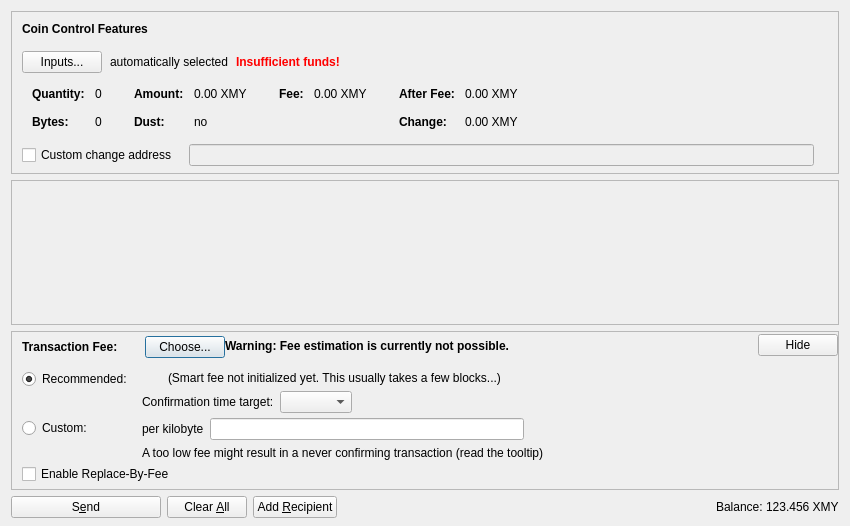
<?xml version="1.0" encoding="UTF-8"?>
<ui version="4.0">
 <class>SendCoinsDialog</class>
 <widget class="QDialog" name="SendCoinsDialog">
  <property name="geometry">
   <rect>
    <x>0</x>
    <y>0</y>
    <width>850</width>
    <height>526</height>
   </rect>
  </property>
  <property name="windowTitle">
   <string>Send Coins</string>
  </property>
  <layout class="QVBoxLayout" name="verticalLayout" stretch="0,1,0,0">
   <property name="bottomMargin">
    <number>8</number>
   </property>
   <item>
    <widget class="QFrame" name="frameCoinControl">
     <property name="sizePolicy">
      <sizepolicy hsizetype="Expanding" vsizetype="Expanding">
       <horstretch>0</horstretch>
       <verstretch>0</verstretch>
      </sizepolicy>
     </property>
     <property name="maximumSize">
      <size>
       <width>16777215</width>
       <height>16777215</height>
      </size>
     </property>
     <property name="frameShape">
      <enum>QFrame::StyledPanel</enum>
     </property>
     <property name="frameShadow">
      <enum>QFrame::Sunken</enum>
     </property>
     <layout class="QVBoxLayout" name="verticalLayoutCoinControl2">
      <property name="spacing">
       <number>0</number>
      </property>
      <property name="leftMargin">
       <number>0</number>
      </property>
      <property name="topMargin">
       <number>0</number>
      </property>
      <property name="rightMargin">
       <number>0</number>
      </property>
      <property name="bottomMargin">
       <number>6</number>
      </property>
      <item>
       <layout class="QVBoxLayout" name="verticalLayoutCoinControl" stretch="0,0,0,0,1">
        <property name="spacing">
         <number>0</number>
        </property>
        <property name="leftMargin">
         <number>10</number>
        </property>
        <property name="topMargin">
         <number>10</number>
        </property>
        <item>
         <layout class="QHBoxLayout" name="horizontalLayoutCoinControl1">
          <property name="bottomMargin">
           <number>15</number>
          </property>
          <item>
           <widget class="QLabel" name="labelCoinControlFeatures">
            <property name="sizePolicy">
             <sizepolicy hsizetype="Preferred" vsizetype="Maximum">
              <horstretch>0</horstretch>
              <verstretch>0</verstretch>
             </sizepolicy>
            </property>
            <property name="font">
             <font>
              <weight>75</weight>
              <bold>true</bold>
             </font>
            </property>
            <property name="styleSheet">
             <string notr="true">font-weight:bold;</string>
            </property>
            <property name="text">
             <string>Coin Control Features</string>
            </property>
           </widget>
          </item>
         </layout>
        </item>
        <item>
         <layout class="QHBoxLayout" name="horizontalLayoutCoinControl2" stretch="0,0,0,0">
          <property name="spacing">
           <number>8</number>
          </property>
          <property name="bottomMargin">
           <number>10</number>
          </property>
          <item>
           <widget class="QPushButton" name="pushButtonCoinControl">
            <property name="styleSheet">
             <string notr="true"/>
            </property>
            <property name="text">
             <string>Inputs...</string>
            </property>
            <property name="autoDefault">
             <bool>false</bool>
            </property>
           </widget>
          </item>
          <item>
           <widget class="QLabel" name="labelCoinControlAutomaticallySelected">
            <property name="text">
             <string>automatically selected</string>
            </property>
            <property name="margin">
             <number>5</number>
            </property>
           </widget>
          </item>
          <item>
           <widget class="QLabel" name="labelCoinControlInsuffFunds">
            <property name="font">
             <font>
              <weight>75</weight>
              <bold>true</bold>
             </font>
            </property>
            <property name="styleSheet">
             <string notr="true">color:red;font-weight:bold;</string>
            </property>
            <property name="text">
             <string>Insufficient funds!</string>
            </property>
            <property name="margin">
             <number>5</number>
            </property>
           </widget>
          </item>
          <item>
           <spacer name="horizontalSpacerCoinControl">
            <property name="orientation">
             <enum>Qt::Horizontal</enum>
            </property>
            <property name="sizeHint" stdset="0">
             <size>
              <width>40</width>
              <height>1</height>
             </size>
            </property>
           </spacer>
          </item>
         </layout>
        </item>
        <item>
         <widget class="QWidget" name="widgetCoinControl" native="true">
          <property name="sizePolicy">
           <sizepolicy hsizetype="Preferred" vsizetype="Preferred">
            <horstretch>0</horstretch>
            <verstretch>0</verstretch>
           </sizepolicy>
          </property>
          <property name="minimumSize">
           <size>
            <width>0</width>
            <height>0</height>
           </size>
          </property>
          <property name="styleSheet">
           <string notr="true"/>
          </property>
          <layout class="QHBoxLayout" name="horizontalLayoutCoinControl5">
           <property name="leftMargin">
            <number>0</number>
           </property>
           <property name="topMargin">
            <number>0</number>
           </property>
           <property name="rightMargin">
            <number>0</number>
           </property>
           <property name="bottomMargin">
            <number>0</number>
           </property>
           <item>
            <layout class="QHBoxLayout" name="horizontalLayoutCoinControl3" stretch="0,0,0,1">
             <property name="spacing">
              <number>20</number>
             </property>
             <property name="topMargin">
              <number>0</number>
             </property>
             <property name="bottomMargin">
              <number>10</number>
             </property>
             <item>
              <layout class="QFormLayout" name="formLayoutCoinControl1">
               <property name="horizontalSpacing">
                <number>10</number>
               </property>
               <property name="verticalSpacing">
                <number>14</number>
               </property>
               <property name="leftMargin">
                <number>10</number>
               </property>
               <property name="topMargin">
                <number>4</number>
               </property>
               <property name="rightMargin">
                <number>6</number>
               </property>
               <item row="0" column="0">
                <widget class="QLabel" name="labelCoinControlQuantityText">
                 <property name="font">
                  <font>
                   <weight>75</weight>
                   <bold>true</bold>
                  </font>
                 </property>
                 <property name="text">
                  <string>Quantity:</string>
                 </property>
                 <property name="margin">
                  <number>0</number>
                 </property>
                </widget>
               </item>
               <item row="0" column="1">
                <widget class="QLabel" name="labelCoinControlQuantity">
                 <property name="cursor">
                  <cursorShape>IBeamCursor</cursorShape>
                 </property>
                 <property name="contextMenuPolicy">
                  <enum>Qt::ActionsContextMenu</enum>
                 </property>
                 <property name="text">
                  <string notr="true">0</string>
                 </property>
                 <property name="margin">
                  <number>0</number>
                 </property>
                 <property name="textInteractionFlags">
                  <set>Qt::LinksAccessibleByMouse|Qt::TextSelectableByKeyboard|Qt::TextSelectableByMouse</set>
                 </property>
                </widget>
               </item>
               <item row="1" column="0">
                <widget class="QLabel" name="labelCoinControlBytesText">
                 <property name="font">
                  <font>
                   <weight>75</weight>
                   <bold>true</bold>
                  </font>
                 </property>
                 <property name="text">
                  <string>Bytes:</string>
                 </property>
                </widget>
               </item>
               <item row="1" column="1">
                <widget class="QLabel" name="labelCoinControlBytes">
                 <property name="cursor">
                  <cursorShape>IBeamCursor</cursorShape>
                 </property>
                 <property name="contextMenuPolicy">
                  <enum>Qt::ActionsContextMenu</enum>
                 </property>
                 <property name="text">
                  <string notr="true">0</string>
                 </property>
                 <property name="textInteractionFlags">
                  <set>Qt::LinksAccessibleByMouse|Qt::TextSelectableByKeyboard|Qt::TextSelectableByMouse</set>
                 </property>
                </widget>
               </item>
              </layout>
             </item>
             <item>
              <layout class="QFormLayout" name="formLayoutCoinControl2">
               <property name="horizontalSpacing">
                <number>10</number>
               </property>
               <property name="verticalSpacing">
                <number>14</number>
               </property>
               <property name="leftMargin">
                <number>6</number>
               </property>
               <property name="topMargin">
                <number>4</number>
               </property>
               <property name="rightMargin">
                <number>6</number>
               </property>
               <item row="0" column="0">
                <widget class="QLabel" name="labelCoinControlAmountText">
                 <property name="font">
                  <font>
                   <weight>75</weight>
                   <bold>true</bold>
                  </font>
                 </property>
                 <property name="text">
                  <string>Amount:</string>
                 </property>
                 <property name="margin">
                  <number>0</number>
                 </property>
                </widget>
               </item>
               <item row="0" column="1">
                <widget class="QLabel" name="labelCoinControlAmount">
                 <property name="cursor">
                  <cursorShape>IBeamCursor</cursorShape>
                 </property>
                 <property name="contextMenuPolicy">
                  <enum>Qt::ActionsContextMenu</enum>
                 </property>
                 <property name="text">
                  <string notr="true">0.00 XMY</string>
                 </property>
                 <property name="textInteractionFlags">
                  <set>Qt::LinksAccessibleByMouse|Qt::TextSelectableByKeyboard|Qt::TextSelectableByMouse</set>
                 </property>
                </widget>
               </item>
               <item row="1" column="0">
                <widget class="QLabel" name="labelCoinControlLowOutputText">
                 <property name="font">
                  <font>
                   <weight>75</weight>
                   <bold>true</bold>
                  </font>
                 </property>
                 <property name="text">
                  <string>Dust:</string>
                 </property>
                </widget>
               </item>
               <item row="1" column="1">
                <widget class="QLabel" name="labelCoinControlLowOutput">
                 <property name="cursor">
                  <cursorShape>IBeamCursor</cursorShape>
                 </property>
                 <property name="contextMenuPolicy">
                  <enum>Qt::ActionsContextMenu</enum>
                 </property>
                 <property name="text">
                  <string notr="true">no</string>
                 </property>
                 <property name="textInteractionFlags">
                  <set>Qt::LinksAccessibleByMouse|Qt::TextSelectableByKeyboard|Qt::TextSelectableByMouse</set>
                 </property>
                </widget>
               </item>
              </layout>
             </item>
             <item>
              <layout class="QFormLayout" name="formLayoutCoinControl3">
               <property name="horizontalSpacing">
                <number>10</number>
               </property>
               <property name="verticalSpacing">
                <number>14</number>
               </property>
               <property name="leftMargin">
                <number>6</number>
               </property>
               <property name="topMargin">
                <number>4</number>
               </property>
               <property name="rightMargin">
                <number>6</number>
               </property>
               <item row="0" column="0">
                <widget class="QLabel" name="labelCoinControlFeeText">
                 <property name="font">
                  <font>
                   <weight>75</weight>
                   <bold>true</bold>
                  </font>
                 </property>
                 <property name="text">
                  <string>Fee:</string>
                 </property>
                 <property name="margin">
                  <number>0</number>
                 </property>
                </widget>
               </item>
               <item row="0" column="1">
                <widget class="QLabel" name="labelCoinControlFee">
                 <property name="cursor">
                  <cursorShape>IBeamCursor</cursorShape>
                 </property>
                 <property name="contextMenuPolicy">
                  <enum>Qt::ActionsContextMenu</enum>
                 </property>
                 <property name="text">
                  <string notr="true">0.00 XMY</string>
                 </property>
                 <property name="textInteractionFlags">
                  <set>Qt::LinksAccessibleByMouse|Qt::TextSelectableByKeyboard|Qt::TextSelectableByMouse</set>
                 </property>
                </widget>
               </item>
              </layout>
             </item>
             <item>
              <layout class="QFormLayout" name="formLayoutCoinControl4">
               <property name="horizontalSpacing">
                <number>10</number>
               </property>
               <property name="verticalSpacing">
                <number>14</number>
               </property>
               <property name="leftMargin">
                <number>6</number>
               </property>
               <property name="topMargin">
                <number>4</number>
               </property>
               <property name="rightMargin">
                <number>6</number>
               </property>
               <item row="0" column="0">
                <widget class="QLabel" name="labelCoinControlAfterFeeText">
                 <property name="font">
                  <font>
                   <weight>75</weight>
                   <bold>true</bold>
                  </font>
                 </property>
                 <property name="text">
                  <string>After Fee:</string>
                 </property>
                 <property name="margin">
                  <number>0</number>
                 </property>
                </widget>
               </item>
               <item row="0" column="1">
                <widget class="QLabel" name="labelCoinControlAfterFee">
                 <property name="cursor">
                  <cursorShape>IBeamCursor</cursorShape>
                 </property>
                 <property name="contextMenuPolicy">
                  <enum>Qt::ActionsContextMenu</enum>
                 </property>
                 <property name="text">
                  <string notr="true">0.00 XMY</string>
                 </property>
                 <property name="textInteractionFlags">
                  <set>Qt::LinksAccessibleByMouse|Qt::TextSelectableByKeyboard|Qt::TextSelectableByMouse</set>
                 </property>
                </widget>
               </item>
               <item row="1" column="0">
                <widget class="QLabel" name="labelCoinControlChangeText">
                 <property name="font">
                  <font>
                   <weight>75</weight>
                   <bold>true</bold>
                  </font>
                 </property>
                 <property name="text">
                  <string>Change:</string>
                 </property>
                </widget>
               </item>
               <item row="1" column="1">
                <widget class="QLabel" name="labelCoinControlChange">
                 <property name="cursor">
                  <cursorShape>IBeamCursor</cursorShape>
                 </property>
                 <property name="contextMenuPolicy">
                  <enum>Qt::ActionsContextMenu</enum>
                 </property>
                 <property name="text">
                  <string notr="true">0.00 XMY</string>
                 </property>
                 <property name="textInteractionFlags">
                  <set>Qt::LinksAccessibleByMouse|Qt::TextSelectableByKeyboard|Qt::TextSelectableByMouse</set>
                 </property>
                </widget>
               </item>
              </layout>
             </item>
            </layout>
           </item>
          </layout>
         </widget>
        </item>
        <item>
         <layout class="QHBoxLayout" name="horizontalLayoutCoinControl4" stretch="0,0,0">
          <property name="spacing">
           <number>12</number>
          </property>
          <property name="sizeConstraint">
           <enum>QLayout::SetDefaultConstraint</enum>
          </property>
          <property name="topMargin">
           <number>5</number>
          </property>
          <property name="rightMargin">
           <number>5</number>
          </property>
          <item>
           <widget class="QCheckBox" name="checkBoxCoinControlChange">
            <property name="toolTip">
             <string>If this is activated, but the change address is empty or invalid, change will be sent to a newly generated address.</string>
            </property>
            <property name="text">
             <string>Custom change address</string>
            </property>
           </widget>
          </item>
          <item>
           <widget class="QValidatedLineEdit" name="lineEditCoinControlChange">
            <property name="enabled">
             <bool>false</bool>
            </property>
            <property name="sizePolicy">
             <sizepolicy hsizetype="Expanding" vsizetype="Fixed">
              <horstretch>0</horstretch>
              <verstretch>0</verstretch>
             </sizepolicy>
            </property>
           </widget>
          </item>
          <item>
           <widget class="QLabel" name="labelCoinControlChangeLabel">
            <property name="sizePolicy">
             <sizepolicy hsizetype="Preferred" vsizetype="Expanding">
              <horstretch>0</horstretch>
              <verstretch>0</verstretch>
             </sizepolicy>
            </property>
            <property name="minimumSize">
             <size>
              <width>0</width>
              <height>0</height>
             </size>
            </property>
            <property name="text">
             <string/>
            </property>
            <property name="margin">
             <number>3</number>
            </property>
           </widget>
          </item>
         </layout>
        </item>
        <item>
         <spacer name="verticalSpacerCoinControl">
          <property name="orientation">
           <enum>Qt::Vertical</enum>
          </property>
          <property name="sizeHint" stdset="0">
           <size>
            <width>800</width>
            <height>1</height>
           </size>
          </property>
         </spacer>
        </item>
       </layout>
      </item>
     </layout>
    </widget>
   </item>
   <item>
    <widget class="QScrollArea" name="scrollArea">
     <property name="widgetResizable">
      <bool>true</bool>
     </property>
     <widget class="QWidget" name="scrollAreaWidgetContents">
      <property name="geometry">
       <rect>
        <x>0</x>
        <y>0</y>
        <width>830</width>
        <height>104</height>
       </rect>
      </property>
      <layout class="QVBoxLayout" name="verticalLayout_2" stretch="0,1">
       <property name="leftMargin">
        <number>0</number>
       </property>
       <property name="topMargin">
        <number>0</number>
       </property>
       <property name="rightMargin">
        <number>0</number>
       </property>
       <property name="bottomMargin">
        <number>0</number>
       </property>
       <item>
        <layout class="QVBoxLayout" name="entries">
         <property name="spacing">
          <number>6</number>
         </property>
        </layout>
       </item>
       <item>
        <spacer name="verticalSpacer">
         <property name="orientation">
          <enum>Qt::Vertical</enum>
         </property>
         <property name="sizeHint" stdset="0">
          <size>
           <width>20</width>
           <height>40</height>
          </size>
         </property>
        </spacer>
       </item>
      </layout>
     </widget>
    </widget>
   </item>
   <item>
    <widget class="QFrame" name="frameFee">
     <property name="sizePolicy">
      <sizepolicy hsizetype="Expanding" vsizetype="Expanding">
       <horstretch>0</horstretch>
       <verstretch>0</verstretch>
      </sizepolicy>
     </property>
     <property name="maximumSize">
      <size>
       <width>16777215</width>
       <height>16777215</height>
      </size>
     </property>
     <property name="frameShape">
      <enum>QFrame::StyledPanel</enum>
     </property>
     <property name="frameShadow">
      <enum>QFrame::Sunken</enum>
     </property>
     <layout class="QVBoxLayout" name="verticalLayoutFee1">
      <property name="spacing">
       <number>0</number>
      </property>
      <property name="leftMargin">
       <number>0</number>
      </property>
      <property name="topMargin">
       <number>0</number>
      </property>
      <property name="rightMargin">
       <number>0</number>
      </property>
      <property name="bottomMargin">
       <number>0</number>
      </property>
      <item>
       <layout class="QVBoxLayout" name="verticalLayoutFee2" stretch="0,0,0">
        <property name="spacing">
         <number>0</number>
        </property>
        <property name="leftMargin">
         <number>10</number>
        </property>
        <property name="topMargin">
         <number>0</number>
        </property>
        <item>
         <layout class="QHBoxLayout" name="horizontalLayoutFee1">
          <property name="bottomMargin">
           <number>0</number>
          </property>
          <item>
           <layout class="QVBoxLayout" name="verticalLayoutFee7">
            <property name="spacing">
             <number>0</number>
            </property>
            <item>
             <spacer name="verticalSpacerSmartFee">
              <property name="orientation">
               <enum>Qt::Vertical</enum>
              </property>
              <property name="sizeType">
               <enum>QSizePolicy::Fixed</enum>
              </property>
              <property name="sizeHint" stdset="0">
               <size>
                <width>1</width>
                <height>4</height>
               </size>
              </property>
             </spacer>
            </item>
            <item>
             <layout class="QHBoxLayout" name="horizontalLayoutSmartFee">
              <property name="spacing">
               <number>10</number>
              </property>
              <item>
               <widget class="QLabel" name="labelFeeHeadline">
                <property name="sizePolicy">
                 <sizepolicy hsizetype="Preferred" vsizetype="Maximum">
                  <horstretch>0</horstretch>
                  <verstretch>0</verstretch>
                 </sizepolicy>
                </property>
                <property name="font">
                 <font>
                  <weight>75</weight>
                  <bold>true</bold>
                 </font>
                </property>
                <property name="styleSheet">
                 <string notr="true">font-weight:bold;</string>
                </property>
                <property name="text">
                 <string>Transaction Fee:</string>
                </property>
               </widget>
              </item>
              <item>
               <widget class="QLabel" name="labelFeeMinimized">
                <property name="text">
                 <string/>
                </property>
               </widget>
              </item>
              <item>
               <widget class="QPushButton" name="buttonChooseFee">
                <property name="text">
                 <string>Choose...</string>
                </property>
               </widget>
              </item>
             </layout>
            </item>
            <item>
             <spacer name="verticalSpacer_5">
              <property name="orientation">
               <enum>Qt::Vertical</enum>
              </property>
              <property name="sizeHint" stdset="0">
               <size>
                <width>1</width>
                <height>1</height>
               </size>
              </property>
             </spacer>
            </item>
           </layout>
          </item>
          <item>
           <widget class="QLabel" name="fallbackFeeWarningLabel">
            <property name="toolTip">
             <string>Using the fallbackfee can result in sending a transaction that will take several hours or days (or never) to confirm. Consider choosing your fee manually or wait until you have validated the complete chain.</string>
            </property>
            <property name="font">
            <font>
                <weight>75</weight>
                <bold>true</bold>
            </font>
            </property>
            <property name="text">
             <string>Warning: Fee estimation is currently not possible.</string>
            </property>
            <property name="wordWrap">
             <bool>false</bool>
            </property>
           </widget>
          </item>
          <item>
           <spacer name="horizontalSpacer_4">
            <property name="orientation">
             <enum>Qt::Horizontal</enum>
            </property>
            <property name="sizeType">
             <enum>QSizePolicy::MinimumExpanding</enum>
            </property>
            <property name="sizeHint" stdset="0">
             <size>
              <width>40</width>
              <height>20</height>
             </size>
            </property>
           </spacer>
          </item>
          <item>
           <widget class="QPushButton" name="buttonMinimizeFee">
            <property name="toolTip">
             <string>collapse fee-settings</string>
            </property>
            <property name="text">
             <string>Hide</string>
            </property>
           </widget>
          </item>
         </layout>
        </item>
        <item>
         <widget class="QFrame" name="frameFeeSelection">
          <layout class="QVBoxLayout" name="verticalLayoutFee12">
           <property name="spacing">
            <number>0</number>
           </property>
           <property name="leftMargin">
            <number>0</number>
           </property>
           <property name="topMargin">
            <number>0</number>
           </property>
           <property name="rightMargin">
            <number>0</number>
           </property>
           <property name="bottomMargin">
            <number>0</number>
           </property>
           <item>
            <layout class="QGridLayout" name="gridLayoutFee">
             <property name="topMargin">
              <number>10</number>
             </property>
             <property name="bottomMargin">
              <number>4</number>
             </property>
             <property name="horizontalSpacing">
              <number>10</number>
             </property>
             <property name="verticalSpacing">
              <number>4</number>
             </property>
             <item row="1" column="1">
              <layout class="QVBoxLayout" name="verticalLayoutFee8">
               <property name="spacing">
                <number>6</number>
               </property>
               <item>
                <layout class="QHBoxLayout" name="horizontalLayoutFee13">
                 <item>
                  <widget class="QLabel" name="labelCustomPerKilobyte">
                   <property name="toolTip">
                    <string>Specify a custom fee per kB (1,000 bytes) of the transaction's virtual size.

Note:  Since the fee is calculated on a per-byte basis, a fee of "100 satoshis per kB" for a transaction size of 500 bytes (half of 1 kB) would ultimately yield a fee of only 50 satoshis.</string>
                   </property>
                   <property name="text">
                    <string>per kilobyte</string>
                   </property>
                  </widget>
                 </item>
                 <item>
                  <widget class="BitcoinAmountField" name="customFee"/>
                 </item>
                 <item>
                  <spacer name="horizontalSpacer_6">
                   <property name="orientation">
                    <enum>Qt::Horizontal</enum>
                   </property>
                   <property name="sizeHint" stdset="0">
                    <size>
                     <width>1</width>
                     <height>1</height>
                    </size>
                   </property>
                  </spacer>
                 </item>
                </layout>
               </item>
               <item>
                <layout class="QHBoxLayout" name="horizontalLayoutFee8">
                 <item>
                  <widget class="QLabel" name="labelCustomFeeWarning">
                   <property name="enabled">
                    <bool>true</bool>
                   </property>
                   <property name="toolTip">
                    <string>When there is less transaction volume than space in the blocks, miners as well as relaying nodes may enforce a minimum fee. Paying only this minimum fee is just fine, but be aware that this can result in a never confirming transaction once there is more demand for myriadcoin transactions than the network can process.</string>
                   </property>
                   <property name="text">
                    <string>A too low fee might result in a never confirming transaction (read the tooltip)</string>
                   </property>
                  </widget>
                 </item>
                 <item>
                  <spacer name="horizontalSpacer_2">
                   <property name="orientation">
                    <enum>Qt::Horizontal</enum>
                   </property>
                   <property name="sizeHint" stdset="0">
                    <size>
                     <width>1</width>
                     <height>1</height>
                    </size>
                   </property>
                  </spacer>
                 </item>
                </layout>
               </item>
              </layout>
             </item>
             <item row="0" column="0">
              <layout class="QVBoxLayout" name="verticalLayoutFee4" stretch="0,1">
               <item>
                <widget class="QRadioButton" name="radioSmartFee">
                 <property name="text">
                  <string>Recommended:</string>
                 </property>
                 <property name="checked">
                  <bool>true</bool>
                 </property>
                 <attribute name="buttonGroup">
                  <string notr="true">groupFee</string>
                 </attribute>
                </widget>
               </item>
               <item>
                <spacer name="verticalSpacer_2">
                 <property name="orientation">
                  <enum>Qt::Vertical</enum>
                 </property>
                 <property name="sizeHint" stdset="0">
                  <size>
                   <width>1</width>
                   <height>1</height>
                  </size>
                 </property>
                </spacer>
               </item>
              </layout>
             </item>
             <item row="1" column="0">
              <layout class="QVBoxLayout" name="verticalLayoutFee9" stretch="0,1">
               <item>
                <widget class="QRadioButton" name="radioCustomFee">
                 <property name="text">
                  <string>Custom:</string>
                 </property>
                 <attribute name="buttonGroup">
                  <string notr="true">groupFee</string>
                 </attribute>
                </widget>
               </item>
               <item>
                <spacer name="verticalSpacer_6">
                 <property name="orientation">
                  <enum>Qt::Vertical</enum>
                 </property>
                 <property name="sizeHint" stdset="0">
                  <size>
                   <width>1</width>
                   <height>1</height>
                  </size>
                 </property>
                </spacer>
               </item>
              </layout>
             </item>
             <item row="0" column="1">
              <layout class="QVBoxLayout" name="verticalLayoutFee3" stretch="0,0,1">
               <property name="spacing">
                <number>6</number>
               </property>
               <property name="topMargin">
                <number>2</number>
               </property>
               <item>
                <layout class="QHBoxLayout" name="horizontalLayoutFee12">
                 <item>
                  <widget class="QLabel" name="labelSmartFee">
                   <property name="text">
                    <string/>
                   </property>
                  </widget>
                 </item>
                 <item>
                  <widget class="QLabel" name="labelFeeEstimation">
                   <property name="text">
                    <string/>
                   </property>
                  </widget>
                 </item>
                 <item>
                  <widget class="QLabel" name="labelSmartFee2">
                   <property name="text">
                    <string>(Smart fee not initialized yet. This usually takes a few blocks...)</string>
                   </property>
                  </widget>
                 </item>
                 <item>
                  <spacer name="horizontalSpacer_5">
                   <property name="orientation">
                    <enum>Qt::Horizontal</enum>
                   </property>
                   <property name="sizeHint" stdset="0">
                    <size>
                     <width>1</width>
                     <height>1</height>
                    </size>
                   </property>
                  </spacer>
                 </item>
                </layout>
               </item>
               <item>
                <layout class="QHBoxLayout" name="horizontalLayoutFee9">
                 <item>
                  <layout class="QVBoxLayout" name="verticalLayoutFee6">
                   <item>
                    <widget class="QLabel" name="labelSmartFee3">
                     <property name="text">
                      <string>Confirmation time target:</string>
                     </property>
                    </widget>
                   </item>
                  </layout>
                 </item>
                 <item>
                  <layout class="QVBoxLayout" name="verticalLayoutFee5">
                   <property name="rightMargin">
                    <number>30</number>
                   </property>
                   <item>
                    <layout class="QHBoxLayout" name="horizontalLayoutConfTarget">
                     <property name="bottomMargin">
                      <number>0</number>
                     </property>
                     <item>
                      <widget class="QComboBox" name="confTargetSelector"/>
                     </item>
                     <item>
                      <spacer name="horizontalSpacerConfTarget">
                       <property name="orientation">
                        <enum>Qt::Horizontal</enum>
                       </property>
                       <property name="sizeHint" stdset="0">
                        <size>
                         <width>40</width>
                         <height>20</height>
                        </size>
                       </property>
                      </spacer>
                     </item>
                    </layout>
                   </item>
                  </layout>
                 </item>
                </layout>
               </item>
               <item>
                <spacer name="verticalSpacer_4">
                 <property name="orientation">
                  <enum>Qt::Vertical</enum>
                 </property>
                 <property name="sizeHint" stdset="0">
                  <size>
                   <width>1</width>
                   <height>1</height>
                  </size>
                 </property>
                </spacer>
               </item>
              </layout>
             </item>
            </layout>
           </item>
           <item>
            <widget class="QCheckBox" name="optInRBF">
             <property name="text">
              <string>Enable Replace-By-Fee</string>
             </property>
             <property name="toolTip">
              <string>With Replace-By-Fee (BIP-125) you can increase a transaction's fee after it is sent. Without this, a higher fee may be recommended to compensate for increased transaction delay risk.</string>
             </property>
            </widget>
           </item>
          </layout>
         </widget>
        </item>
        <item>
         <spacer name="verticalSpacerFee">
          <property name="orientation">
           <enum>Qt::Vertical</enum>
          </property>
          <property name="sizeHint" stdset="0">
           <size>
            <width>40</width>
            <height>5</height>
           </size>
          </property>
         </spacer>
        </item>
       </layout>
      </item>
     </layout>
    </widget>
   </item>
   <item>
    <layout class="QHBoxLayout" name="horizontalLayout">
     <item>
      <widget class="QPushButton" name="sendButton">
       <property name="minimumSize">
        <size>
         <width>150</width>
         <height>0</height>
        </size>
       </property>
       <property name="toolTip">
        <string>Confirm the send action</string>
       </property>
       <property name="text">
        <string>S&amp;end</string>
       </property>
       <property name="icon">
        <iconset resource="../bitcoin.qrc">
         <normaloff>:/icons/send</normaloff>:/icons/send</iconset>
       </property>
       <property name="autoDefault">
        <bool>false</bool>
       </property>
       <property name="default">
        <bool>false</bool>
       </property>
      </widget>
     </item>
     <item>
      <widget class="QPushButton" name="clearButton">
       <property name="sizePolicy">
        <sizepolicy hsizetype="Minimum" vsizetype="Fixed">
         <horstretch>0</horstretch>
         <verstretch>0</verstretch>
        </sizepolicy>
       </property>
       <property name="toolTip">
        <string>Clear all fields of the form.</string>
       </property>
       <property name="text">
        <string>Clear &amp;All</string>
       </property>
       <property name="icon">
        <iconset resource="../bitcoin.qrc">
         <normaloff>:/icons/remove</normaloff>:/icons/remove</iconset>
       </property>
       <property name="autoDefault">
        <bool>false</bool>
       </property>
      </widget>
     </item>
     <item>
      <widget class="QPushButton" name="addButton">
       <property name="toolTip">
        <string>Send to multiple recipients at once</string>
       </property>
       <property name="text">
        <string>Add &amp;Recipient</string>
       </property>
       <property name="icon">
        <iconset resource="../bitcoin.qrc">
         <normaloff>:/icons/add</normaloff>:/icons/add</iconset>
       </property>
       <property name="autoDefault">
        <bool>false</bool>
       </property>
      </widget>
     </item>
     <item>
      <spacer name="horizontalSpacer">
       <property name="orientation">
        <enum>Qt::Horizontal</enum>
       </property>
       <property name="sizeHint" stdset="0">
        <size>
         <width>40</width>
         <height>20</height>
        </size>
       </property>
      </spacer>
     </item>
     <item>
      <layout class="QHBoxLayout" name="horizontalLayout_2">
       <property name="spacing">
        <number>3</number>
       </property>
       <item>
        <widget class="QLabel" name="label">
         <property name="sizePolicy">
          <sizepolicy hsizetype="Preferred" vsizetype="Fixed">
           <horstretch>0</horstretch>
           <verstretch>0</verstretch>
          </sizepolicy>
         </property>
         <property name="text">
          <string>Balance:</string>
         </property>
        </widget>
       </item>
       <item>
        <widget class="QLabel" name="labelBalance">
         <property name="sizePolicy">
          <sizepolicy hsizetype="Preferred" vsizetype="Fixed">
           <horstretch>0</horstretch>
           <verstretch>0</verstretch>
          </sizepolicy>
         </property>
         <property name="cursor">
          <cursorShape>IBeamCursor</cursorShape>
         </property>
         <property name="text">
          <string notr="true">123.456 XMY</string>
         </property>
         <property name="textInteractionFlags">
          <set>Qt::LinksAccessibleByMouse|Qt::TextSelectableByKeyboard|Qt::TextSelectableByMouse</set>
         </property>
        </widget>
       </item>
      </layout>
     </item>
    </layout>
   </item>
  </layout>
 </widget>
 <customwidgets>
  <customwidget>
   <class>QValidatedLineEdit</class>
   <extends>QLineEdit</extends>
   <header>qt/qvalidatedlineedit.h</header>
  </customwidget>
  <customwidget>
   <class>BitcoinAmountField</class>
   <extends>QLineEdit</extends>
   <header>qt/bitcoinamountfield.h</header>
   <container>1</container>
  </customwidget>
 </customwidgets>
 <resources>
  <include location="../bitcoin.qrc"/>
 </resources>
 <connections/>
 <buttongroups>
  <buttongroup name="groupFee"/>
 </buttongroups>
</ui>
